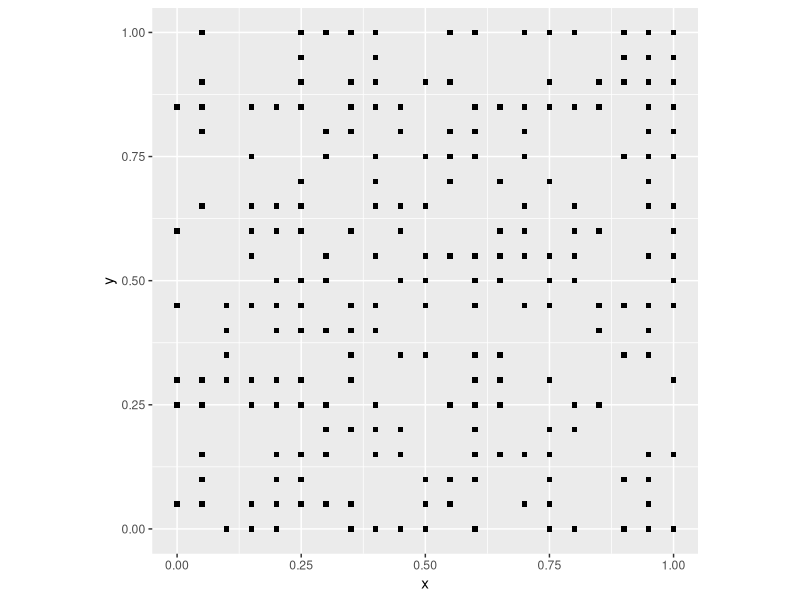
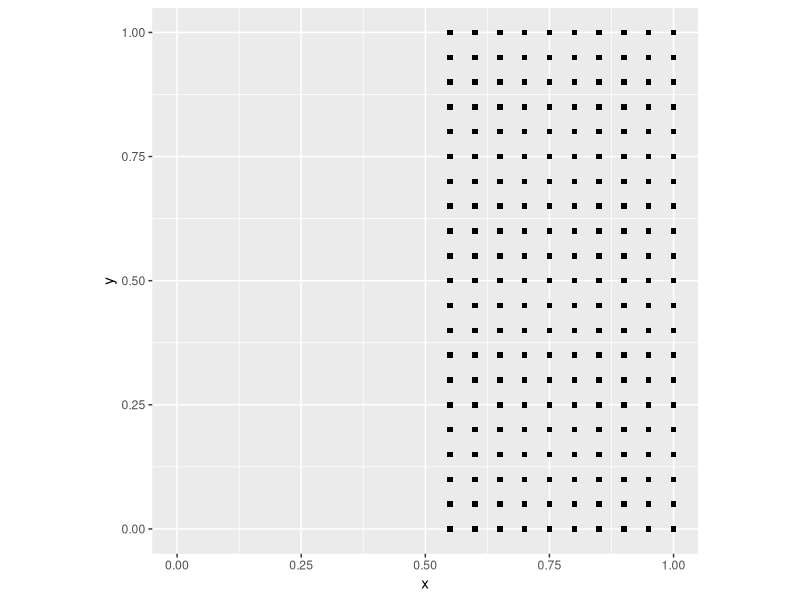
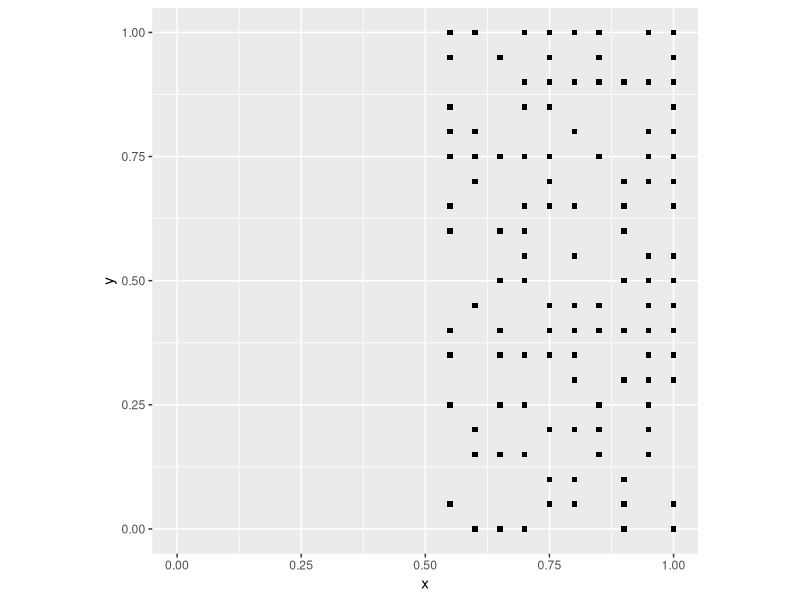

Recreate these plots in R, in order.
## ---- chunk 1
rm(list = ls())
## ---- chunk 2
library(tidyverse)
## ---- chunk 3
#Random process
coords <- expand.grid(x = seq(from = 0, to = 1, by = 0.05),
                      y = seq(from = 0, to = 1, by = 0.05))
events <- rbinom(n = nrow(coords), size = 1, prob = 0.5)
null_pattern <- data.frame(coords, events)
ggplot() + 
  geom_point(data = subset(null_pattern, events == 1), aes(x = x, y = y), shape = 15) +
  coord_fixed()

#Stochastic process
deterministic_point_pattern <- coords
deterministic_point_pattern <- mutate(deterministic_point_pattern, events = round(x))
ggplot() + 
  geom_point(data = subset(deterministic_point_pattern, events == 1), aes(x = x, y = y), shape = 15) +
  xlim(0, 1) +
  coord_fixed()

#Deterministic process
stochastic_point_pattern <- coords
stochastic_point_pattern <- 
  mutate(stochastic_point_pattern, 
         events = round(x) - round(x) * rbinom(n = nrow(coords), size = 1, prob = 0.5))
ggplot() + 
  geom_point(data = subset(stochastic_point_pattern, events == 1), aes(x = x, y = y), shape = 15) +
  xlim(0, 1) +
  coord_fixed()
